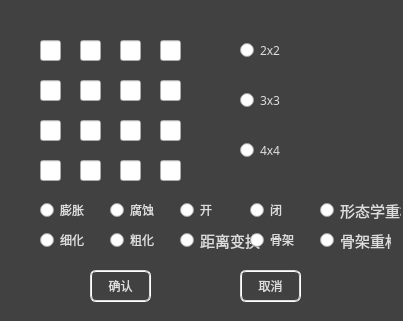
<?xml version="1.0" encoding="UTF-8"?>
<ui version="4.0">
 <class>BinaryMorDialog</class>
 <widget class="QDialog" name="BinaryMorDialog">
  <property name="geometry">
   <rect>
    <x>0</x>
    <y>0</y>
    <width>403</width>
    <height>321</height>
   </rect>
  </property>
  <property name="windowTitle">
   <string>二值形态学</string>
  </property>
  <property name="styleSheet">
   <string notr="true">QDialog
{
	background-color:rgb(65, 65, 65);
}
QDialog QLabel
{
	color:rgb(221, 221, 221);
	qproperty-alignment: AlignCenter;
}
QPushButton
{
	border:2px groove rgb(221, 221, 221);
	border-radius: 6px;
	color:rgb(221, 221, 221);
	padding: 2px 5px;
}
QPushButton:hover
{
	border:2px groove rgb(221, 221, 221);
	color: rgb(83, 83, 83);
	background-color: rgb(221, 221, 221);
}
QPushButton:pressed
{
	border:2px groove rgb(70, 160, 245);
	color: rgb(221, 221, 221);
	background-color: rgb(70, 160, 245);
}
QRadioButton
{
	color:rgb(221, 221, 221);
}
</string>
  </property>
  <widget class="QLineEdit" name="ele11">
   <property name="geometry">
    <rect>
     <x>40</x>
     <y>40</y>
     <width>21</width>
     <height>21</height>
    </rect>
   </property>
  </widget>
  <widget class="QLineEdit" name="ele12">
   <property name="geometry">
    <rect>
     <x>80</x>
     <y>40</y>
     <width>21</width>
     <height>21</height>
    </rect>
   </property>
  </widget>
  <widget class="QLineEdit" name="ele13">
   <property name="geometry">
    <rect>
     <x>120</x>
     <y>40</y>
     <width>21</width>
     <height>21</height>
    </rect>
   </property>
  </widget>
  <widget class="QLineEdit" name="ele21">
   <property name="geometry">
    <rect>
     <x>40</x>
     <y>80</y>
     <width>21</width>
     <height>21</height>
    </rect>
   </property>
  </widget>
  <widget class="QLineEdit" name="ele22">
   <property name="geometry">
    <rect>
     <x>80</x>
     <y>80</y>
     <width>21</width>
     <height>21</height>
    </rect>
   </property>
  </widget>
  <widget class="QLineEdit" name="ele23">
   <property name="geometry">
    <rect>
     <x>120</x>
     <y>80</y>
     <width>21</width>
     <height>21</height>
    </rect>
   </property>
  </widget>
  <widget class="QLineEdit" name="ele31">
   <property name="geometry">
    <rect>
     <x>40</x>
     <y>120</y>
     <width>21</width>
     <height>21</height>
    </rect>
   </property>
  </widget>
  <widget class="QLineEdit" name="ele32">
   <property name="geometry">
    <rect>
     <x>80</x>
     <y>120</y>
     <width>21</width>
     <height>21</height>
    </rect>
   </property>
  </widget>
  <widget class="QLineEdit" name="ele33">
   <property name="geometry">
    <rect>
     <x>120</x>
     <y>120</y>
     <width>21</width>
     <height>21</height>
    </rect>
   </property>
  </widget>
  <widget class="QLineEdit" name="ele14">
   <property name="geometry">
    <rect>
     <x>160</x>
     <y>40</y>
     <width>21</width>
     <height>21</height>
    </rect>
   </property>
  </widget>
  <widget class="QLineEdit" name="ele24">
   <property name="geometry">
    <rect>
     <x>160</x>
     <y>80</y>
     <width>21</width>
     <height>21</height>
    </rect>
   </property>
  </widget>
  <widget class="QLineEdit" name="ele34">
   <property name="geometry">
    <rect>
     <x>160</x>
     <y>120</y>
     <width>21</width>
     <height>21</height>
    </rect>
   </property>
  </widget>
  <widget class="QLineEdit" name="ele41">
   <property name="geometry">
    <rect>
     <x>40</x>
     <y>160</y>
     <width>21</width>
     <height>21</height>
    </rect>
   </property>
  </widget>
  <widget class="QLineEdit" name="ele42">
   <property name="geometry">
    <rect>
     <x>80</x>
     <y>160</y>
     <width>21</width>
     <height>21</height>
    </rect>
   </property>
  </widget>
  <widget class="QLineEdit" name="ele43">
   <property name="geometry">
    <rect>
     <x>120</x>
     <y>160</y>
     <width>21</width>
     <height>21</height>
    </rect>
   </property>
  </widget>
  <widget class="QLineEdit" name="ele44">
   <property name="geometry">
    <rect>
     <x>160</x>
     <y>160</y>
     <width>21</width>
     <height>21</height>
    </rect>
   </property>
  </widget>
  <widget class="QRadioButton" name="size2Button">
   <property name="geometry">
    <rect>
     <x>240</x>
     <y>40</y>
     <width>61</width>
     <height>20</height>
    </rect>
   </property>
   <property name="font">
    <font>
     <family>Lantinghei SC</family>
    </font>
   </property>
   <property name="cursor">
    <cursorShape>PointingHandCursor</cursorShape>
   </property>
   <property name="text">
    <string>2x2</string>
   </property>
  </widget>
  <widget class="QRadioButton" name="size3Button">
   <property name="geometry">
    <rect>
     <x>240</x>
     <y>90</y>
     <width>61</width>
     <height>20</height>
    </rect>
   </property>
   <property name="font">
    <font>
     <family>Lantinghei SC</family>
    </font>
   </property>
   <property name="cursor">
    <cursorShape>PointingHandCursor</cursorShape>
   </property>
   <property name="text">
    <string>3x3</string>
   </property>
  </widget>
  <widget class="QRadioButton" name="size4Button">
   <property name="geometry">
    <rect>
     <x>240</x>
     <y>140</y>
     <width>61</width>
     <height>20</height>
    </rect>
   </property>
   <property name="font">
    <font>
     <family>Lantinghei SC</family>
    </font>
   </property>
   <property name="cursor">
    <cursorShape>PointingHandCursor</cursorShape>
   </property>
   <property name="text">
    <string>4x4</string>
   </property>
  </widget>
  <widget class="QRadioButton" name="dilationButton">
   <property name="geometry">
    <rect>
     <x>40</x>
     <y>200</y>
     <width>61</width>
     <height>20</height>
    </rect>
   </property>
   <property name="font">
    <font>
     <family>Lantinghei SC</family>
    </font>
   </property>
   <property name="cursor">
    <cursorShape>PointingHandCursor</cursorShape>
   </property>
   <property name="text">
    <string>膨胀</string>
   </property>
  </widget>
  <widget class="QRadioButton" name="erosionButton">
   <property name="geometry">
    <rect>
     <x>110</x>
     <y>200</y>
     <width>61</width>
     <height>20</height>
    </rect>
   </property>
   <property name="font">
    <font>
     <family>Lantinghei SC</family>
    </font>
   </property>
   <property name="cursor">
    <cursorShape>PointingHandCursor</cursorShape>
   </property>
   <property name="text">
    <string>腐蚀</string>
   </property>
  </widget>
  <widget class="QRadioButton" name="openButton">
   <property name="geometry">
    <rect>
     <x>180</x>
     <y>200</y>
     <width>61</width>
     <height>20</height>
    </rect>
   </property>
   <property name="font">
    <font>
     <family>Lantinghei SC</family>
    </font>
   </property>
   <property name="cursor">
    <cursorShape>PointingHandCursor</cursorShape>
   </property>
   <property name="text">
    <string>开</string>
   </property>
  </widget>
  <widget class="QRadioButton" name="closeButton">
   <property name="geometry">
    <rect>
     <x>250</x>
     <y>200</y>
     <width>61</width>
     <height>20</height>
    </rect>
   </property>
   <property name="font">
    <font>
     <family>Lantinghei SC</family>
    </font>
   </property>
   <property name="cursor">
    <cursorShape>PointingHandCursor</cursorShape>
   </property>
   <property name="text">
    <string>闭</string>
   </property>
  </widget>
  <widget class="QPushButton" name="conformButton">
   <property name="geometry">
    <rect>
     <x>90</x>
     <y>270</y>
     <width>61</width>
     <height>32</height>
    </rect>
   </property>
   <property name="font">
    <font>
     <family>Lantinghei SC</family>
    </font>
   </property>
   <property name="cursor">
    <cursorShape>PointingHandCursor</cursorShape>
   </property>
   <property name="text">
    <string>确认</string>
   </property>
  </widget>
  <widget class="QPushButton" name="cancelButton">
   <property name="geometry">
    <rect>
     <x>240</x>
     <y>270</y>
     <width>61</width>
     <height>32</height>
    </rect>
   </property>
   <property name="font">
    <font>
     <family>Lantinghei SC</family>
    </font>
   </property>
   <property name="cursor">
    <cursorShape>PointingHandCursor</cursorShape>
   </property>
   <property name="text">
    <string>取消</string>
   </property>
  </widget>
  <widget class="QRadioButton" name="thinButton">
   <property name="geometry">
    <rect>
     <x>40</x>
     <y>230</y>
     <width>61</width>
     <height>20</height>
    </rect>
   </property>
   <property name="font">
    <font>
     <family>Lantinghei SC</family>
    </font>
   </property>
   <property name="cursor">
    <cursorShape>PointingHandCursor</cursorShape>
   </property>
   <property name="text">
    <string>细化</string>
   </property>
  </widget>
  <widget class="QRadioButton" name="thickButton">
   <property name="geometry">
    <rect>
     <x>110</x>
     <y>230</y>
     <width>61</width>
     <height>20</height>
    </rect>
   </property>
   <property name="font">
    <font>
     <family>Lantinghei SC</family>
    </font>
   </property>
   <property name="cursor">
    <cursorShape>PointingHandCursor</cursorShape>
   </property>
   <property name="text">
    <string>粗化</string>
   </property>
  </widget>
  <widget class="QRadioButton" name="dstTransformButton">
   <property name="geometry">
    <rect>
     <x>180</x>
     <y>230</y>
     <width>81</width>
     <height>20</height>
    </rect>
   </property>
   <property name="font">
    <font>
     <family>Lantinghei SC</family>
     <pointsize>11</pointsize>
    </font>
   </property>
   <property name="cursor">
    <cursorShape>PointingHandCursor</cursorShape>
   </property>
   <property name="text">
    <string>距离变换</string>
   </property>
  </widget>
  <widget class="QRadioButton" name="skeletonButton">
   <property name="geometry">
    <rect>
     <x>250</x>
     <y>230</y>
     <width>61</width>
     <height>20</height>
    </rect>
   </property>
   <property name="font">
    <font>
     <family>Lantinghei SC</family>
    </font>
   </property>
   <property name="cursor">
    <cursorShape>PointingHandCursor</cursorShape>
   </property>
   <property name="text">
    <string>骨架</string>
   </property>
  </widget>
  <widget class="QRadioButton" name="skeletonRestoreButton">
   <property name="geometry">
    <rect>
     <x>320</x>
     <y>230</y>
     <width>71</width>
     <height>20</height>
    </rect>
   </property>
   <property name="font">
    <font>
     <family>Lantinghei SC</family>
     <pointsize>11</pointsize>
    </font>
   </property>
   <property name="cursor">
    <cursorShape>PointingHandCursor</cursorShape>
   </property>
   <property name="text">
    <string>骨架重构</string>
   </property>
  </widget>
  <widget class="QRadioButton" name="reconstructButton">
   <property name="geometry">
    <rect>
     <x>320</x>
     <y>200</y>
     <width>81</width>
     <height>20</height>
    </rect>
   </property>
   <property name="font">
    <font>
     <family>Lantinghei SC</family>
     <pointsize>11</pointsize>
    </font>
   </property>
   <property name="cursor">
    <cursorShape>PointingHandCursor</cursorShape>
   </property>
   <property name="text">
    <string>形态学重构</string>
   </property>
  </widget>
 </widget>
 <resources/>
 <connections/>
</ui>
